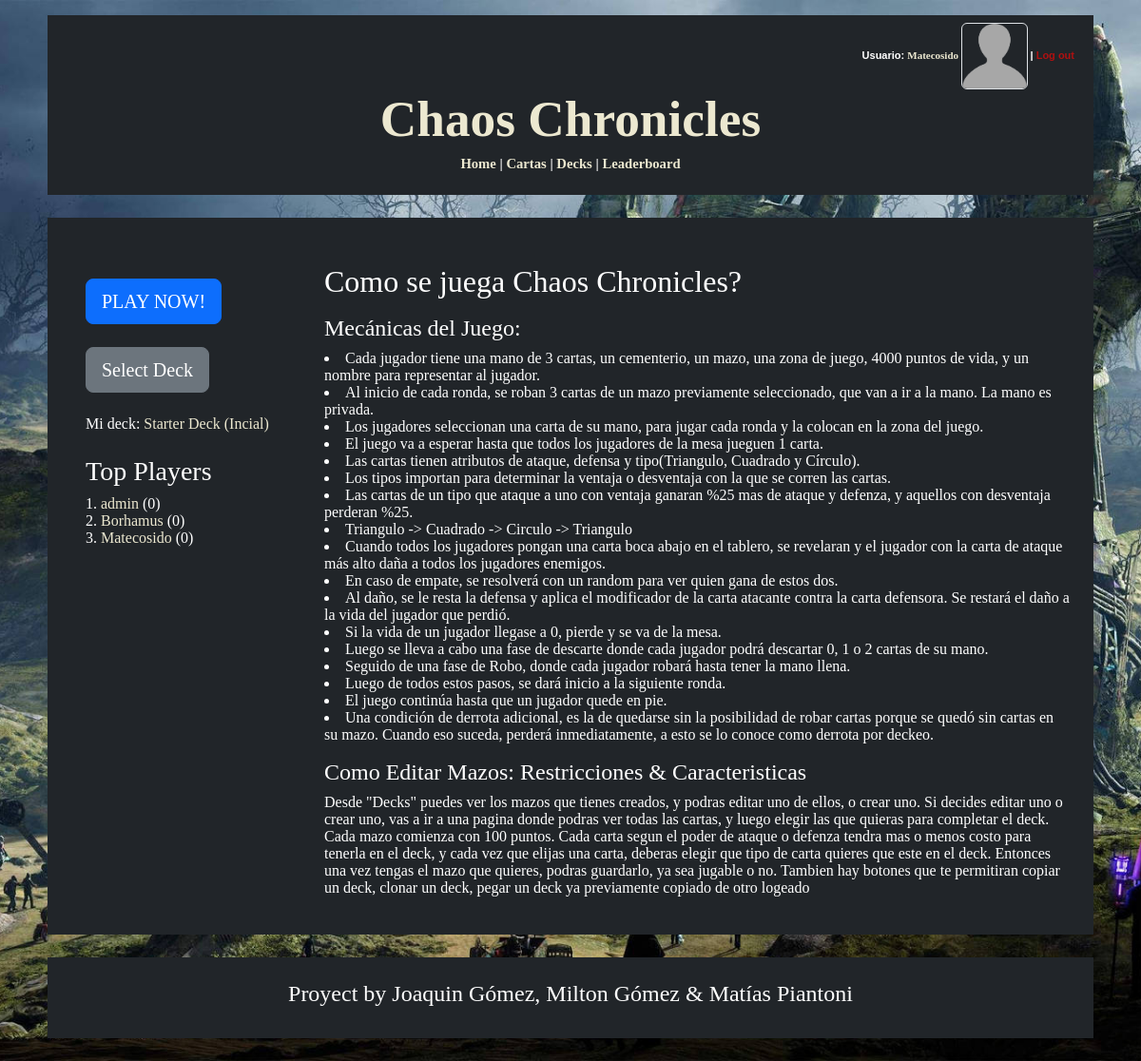
/ (signed in), run on an earlier commit of the app's database.
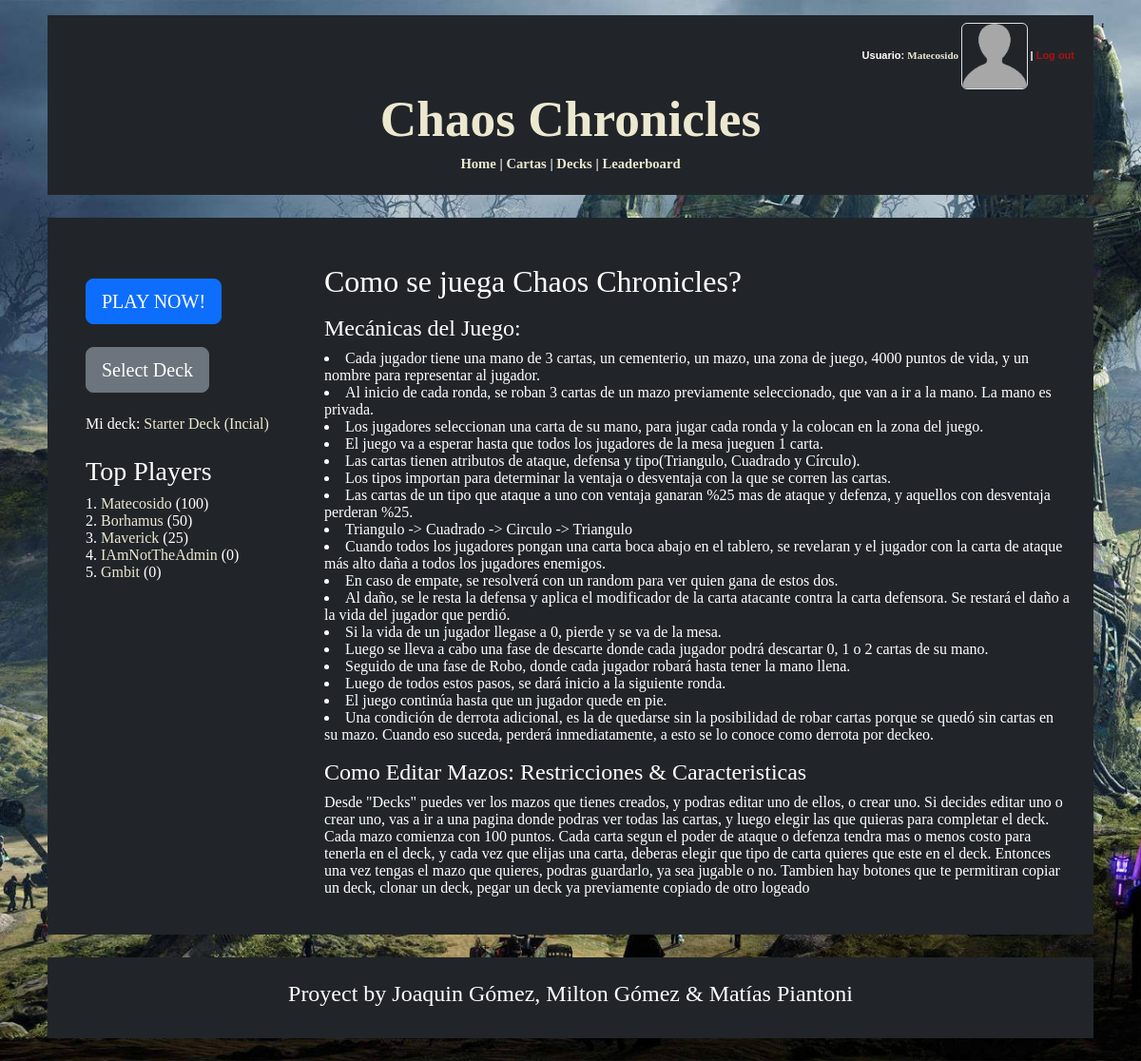
And on a later commit of the database.
### logica/models.py (models this page shows, shortened)
class Jugador(AbstractUser):
    ScoreTotal = models.SmallIntegerField(default=0)
    PartidasGanadas = models.IntegerField(default=0)
    PartidasPerdidas = models.IntegerField(default=0)
    Decks = models.ManyToManyField(Deck, blank=True)
    FotoPerfil = models.ImageField(blank=True, upload_to='perfilimages/')
    deck_seleccionado = models.ForeignKey('Deck', on_delete=models.SET_NULL, null=True, blank=True, related_name='jugador_seleccionado')
    def get_absolute_url(self):
        return reverse('user_profile', kwargs={'pk': self.pk})

### logica/views.py (the view)
# urls.py: path('', HomeView.as_view(), name='home'),
class HomeView(TemplateView):
    template_name = 'home.html'
    def get_context_data(self, **kwargs):
        context = super().get_context_data(**kwargs)
        usuario = self.request.user
        context['jugadores']= Jugador.objects.all().order_by('-ScoreTotal')[:5]
        context['deck_seleccionado'] = usuario.deck_seleccionado if hasattr(usuario, 'deck_seleccionado') else None
        return context

### logica/templates/home.html (shortened to what the changed rows need)
{% extends "base_generic.html" %}
{% block content %}
<div class="container mt-4">
    <div class="row">
        <div class="col-sm-3 bg-dark p-4 text-white center-text">
            <div>
                {% if user.is_authenticated %}
                <ul class="list-unstyled">
                    {% for jugador in jugadores %}
                        <li>{{forloop.counter}}. <a class = "menu-buttons" href="{{ jugador.get_absolute_url }}">{{ jugador.username }}</a> ({{ jugador.ScoreTotal }}) </li>
                    {% endfor %}
                {% else %}
                    {% for jugador in jugadores %}
                        <li>{{forloop.counter}}. {{ jugador.username }} ({{ jugador.ScoreTotal }}) </li>
                    {% endfor %}
                {% endif %}
                </ul>
            </div>
        </div>
        <div class="col-sm-9 bg-dark text-white p-2">
            <div class = "Tutorial">
                <h2>Como se juega Chaos Chronicles?</h2>
            </div>
        </div>
    </div>
</div>
{% endblock %}

### logica/templates/base_generic.html (shortened to what this page needs)
<!DOCTYPE html>
<html lang="en">
    <head>
        <link href="https://cdn.jsdelivr.net/npm/bootstrap@5.3.3/dist/css/bootstrap.min.css" rel="stylesheet">
    </head>
    <body>
        <div class = "custom-container p-2 mt-3 bg-dark text-white">
            <div class = "menu">
                <div class = "container-fluid bg-dark text-white">
                    <div class="row">
                        <div class="col-sm-12">
                            <nav>
                                {% if user.is_authenticated %}
                                    <div class = "log-bar">
                                        Usuario: <a href="{{ user.get_absolute_url }}" style="font:bold 11px Georgia" class = "menu-buttons">{{ user.get_username }}
                                        {% if user.FotoPerfil %}
                                            <img src="{{ user.FotoPerfil.url }}" alt="Foto de Perfil" class="rounded" style="height:70px; width:70px;">
                                        {% else %}
                                            <img src="/media/perfilimages/default-profile.png" alt="Foto de Perfil" class="rounded border" style="height:70px; width:70px;">
                                        {% endif %}
                                        </a>
                                        |
                                        <form action="{% url 'logout' %}" method="post" class = "logout-form"> {% csrf_token %}
                                            <button type="submit" class="logout-button">Log out</button>
                                        </form>
                                    </div>
                                {% else %}
                                    <p class = "log-bar"><a class = "menu-buttons" href="{% url 'login' %}">Log in</a> or <a class = "menu-buttons" href="{% url 'register' %}">Register</a></p>
                                {% endif %}
                            </nav>
                        </div>
                    </div>
                </div>
                <div class="row">
                    <div class = "col-sm-12">
                        <h1 class="title"><a href="{% url 'home' %}" class = "menu-buttons">Chaos Chronicles</a></h1>
                    </div>
                </div>
                <div class="row">
                    <div class = "col-sm-12">
                        <nav class = "menu-items">
                            <p>
                                <a href="{% url 'home' %}" class = "menu-buttons"> Home</a> |
                                <a href="{% url 'carta_list' %}" class = "menu-buttons"> Cartas</a>
                                {% if user.is_authenticated %}
                                    |
                                    <a href="{% url 'deck_list' %}" class = "menu-buttons"> Decks</a> |
                                    <a href="{% url 'leaderboard' %}" class = "menu-buttons"> Leaderboard </a>
                                {% endif %}
                            </p>
                        </nav>
                    </div>
                </div>
            </div>
        </div>
        <div class = "custom-container p-3 my-4 bg-dark text-white">
            {% block content %}
            {% endblock %}
        </div>
        <div class = "custom-container p-4 my-4 bg-dark text-white">
            <h4 style = "text-align: center;"> Proyect by Joaquin Gómez, Milton Gómez & Matías Piantoni </h4>
        </div>
    </body>
</html>

What changed in the data, as far as the page shows it:
changed Jugador "Matecosido": ScoreTotal "0" → "100"; moves up the list
changed Jugador "Borhamus": ScoreTotal "0" → "50"; moves down the list
added Jugador: username "Maverick", ScoreTotal "25"
changed Jugador: username "admin" → "IAmNotTheAdmin"
added Jugador: username "Gmbit", ScoreTotal "0"
